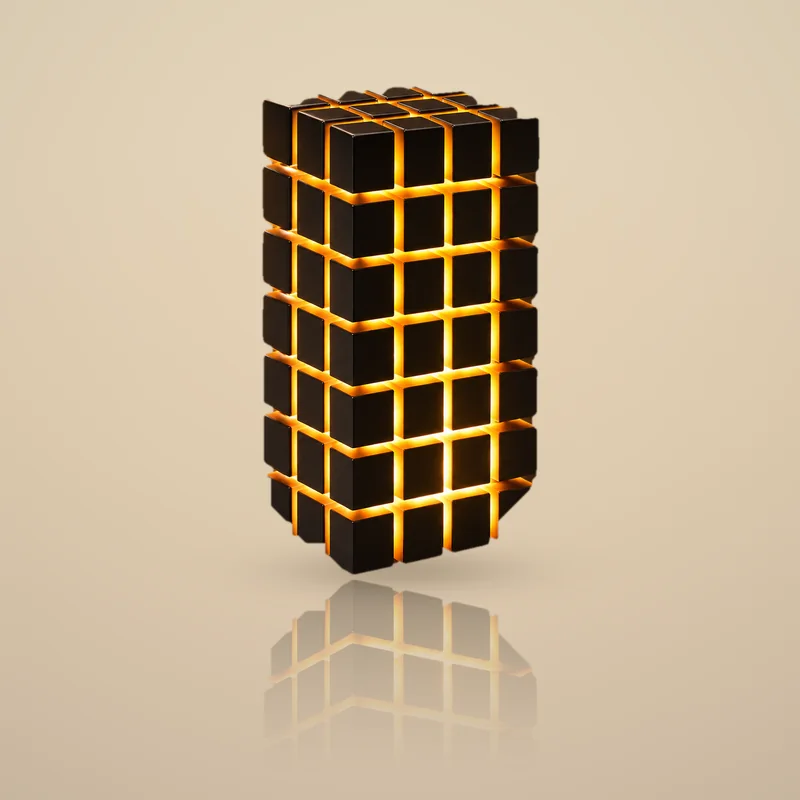
#> input picture hq/cubea-0.webp, 800 x 800 px, given in place of cubea-0.webp-0.webp, which was not available
$ python make-x1.py ../hq/cubea-0.webp
#> lines starting #> are read from the running program, lines starting #| are printed output that depends on the picture; after the words box and inside, x2 and y2 are one past the last pixel; in counts of white or black regions, pixels touching at a corner belong together
#> in make, im is the input picture: PIL image 800x800 RGB; mean R, G, B 192.6, 173.1, 144.2
# Makes hq/<id>-x1.webp (the 2nd photo, see CLAUDE.md photo rules) from hq/<id>-0.webp: mirrored view (no text/logo, not rotationally symmetric) or a close-up crop (ZOOM focus as fractions of the piece box).
# Usage: python3 tools/make-x1.py id1,id2 ; then register the id in XIMG (app.js) and bump the cache in sw.js. Check every result by eye. Add the id to MIRROR or ZOOM first.
import numpy as np, sys
from PIL import Image, ImageFilter, ImageOps
import os
H=os.path.join(os.path.dirname(os.path.abspath(__file__)),'..','hq')+'/'
MIRROR='knobs xkit d2 d5 d6 skel ks1 ks2 ks3 kcm monk abst ghost lampman pmaskl pmaskm pmasks w1 w2 w4 w5 fish crown wilson gmug clips ttt'.split()
ZOOM={'fncs':(.5,.3), # id: (focus x, focus y) as fractions of the piece's bounding box
 'drip':(.5,.4),'knobs':(.33,.5),'xkit':(.42,.3),'chips':(.78,.55),'pringles':(.72,.5),'vase':(.5,.4),'vase2':(.5,.4),'vase3':(.5,.4),
 'lamp':(.5,.35),'snoopy':(.38,.3),'disney':(.5,.5),'hdclock':(.5,.5),'hdtool':(.55,.3),'hdtray':(.5,.5),'hdbuddy':(.5,.25),
 'hdtissue':(.35,.3),'ltr':(.55,.5),'pcorn':(.5,.5)}
def bbox(im):
    a=np.asarray(im).astype(float)
    side=np.concatenate([a[:,:14],a[:,-14:]],axis=1); bg=np.median(side,axis=1)[:,None,:]
#> after `side = np.concatenate([a[:, :14], a[:, -14:]], axis=1)`:
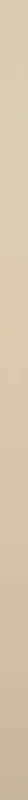
#> side: shape (800, 28, 3) float64; mean R, G, B 214.8, 197.4, 171.5
#> after `bg = np.median(side, axis=1)[:, None, :]`: bg = 800 rows, first 8: [217, 202, 178], [217, 202, 178], [217, 202, 178], [217, 202, 178], [217, 202, 178], [217, 202, 178], [217, 202, 178], [217, 202, 178]
    m=(np.abs(a-bg).max(axis=2)>30)
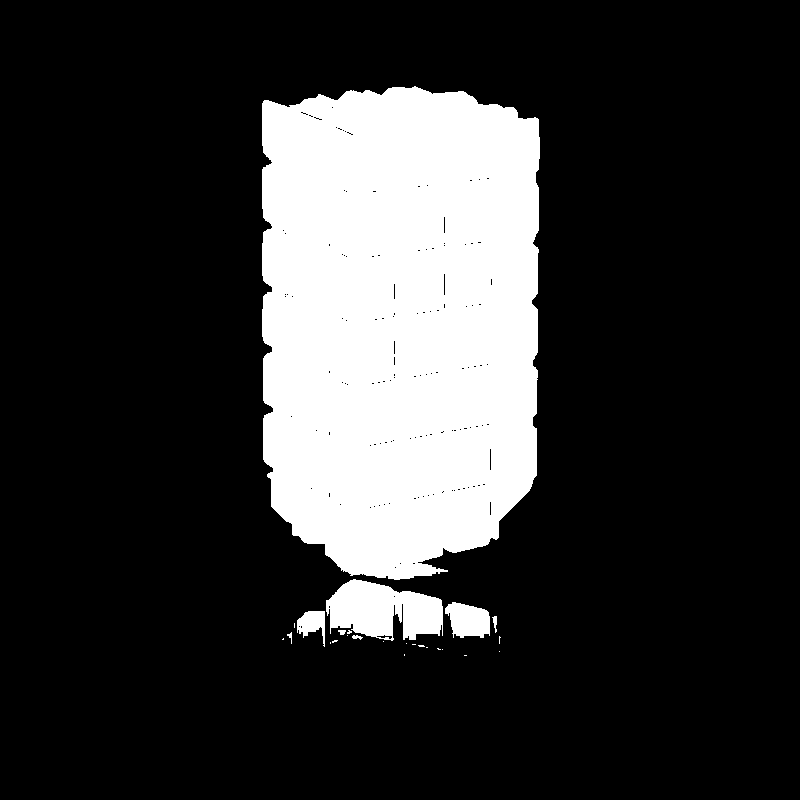
#> m: shape (800, 800) bool; 20.2% white; 25 white regions (17 under 20 px), largest, box (x1, y1, x2, y2) and area: (262, 86, 540, 580) 122517, (326, 579, 443, 641) 4974, (445, 602, 490, 638) 1212
    ys,xs=np.where(m)
    if len(xs)<500: return 0,0,800,800
    return np.percentile(xs,0.7),np.percentile(ys,0.7),np.percentile(xs,99.3),np.percentile(ys,99.3)
def make(i):
    im=Image.open(H+i+'-0.webp').convert('RGB')
    if i in MIRROR:
        out=ImageOps.mirror(im); mode='mirror'
    else:
        x0,y0,x1,y1=bbox(im); bw,bh=x1-x0,y1-y0; fx,fy=ZOOM[i]
#> after `x0, y0, x1, y1 = bbox(im)`: x0 = 265; y0 = 97; x1 = 535; y1 = 630
#> after `bw, bh = (x1 - x0, y1 - y0)`: bw = 270; bh = 533
        side=int(max(600,0.78*max(bw,bh))); side=min(side,800)
        cx,cy=x0+fx*bw,y0+fy*bh
        l=int(min(max(cx-side/2,0),800-side)); t=int(min(max(cy-side/2,0),800-side))
        out=im.crop((l,t,l+side,t+side)).resize((800,800),Image.LANCZOS).filter(ImageFilter.UnsharpMask(1.2,60,2)); mode=f'zoom{side}'
    out.save(H+i+'-x1.webp','WEBP',quality=84,method=6)
    return mode
if __name__=='__main__':
#> (the run stopped early here; a loop or call above may not have finished)
